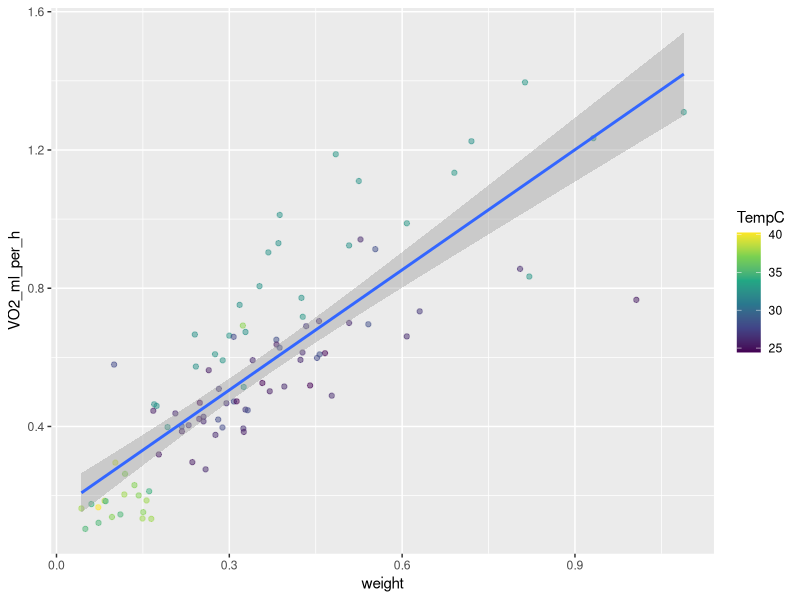

Reproduce this figure in R.
## ---- chunk 1
library(tidyverse)

data <- read_csv("raw_data/data.csv")

## ---- chunk 2
ggplot(data, aes(x = weight, y = VO2_ml_per_h))+
  geom_point(aes(color = TempC), alpha = .5)  +
  geom_smooth(method = lm) +
  scale_color_viridis_c(option = "D")
